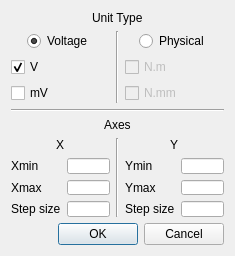
<?xml version="1.0" encoding="UTF-8"?>
<ui version="4.0">
 <class>DialTorPlot</class>
 <widget class="QDialog" name="DialTorPlot">
  <property name="geometry">
   <rect>
    <x>0</x>
    <y>0</y>
    <width>235</width>
    <height>256</height>
   </rect>
  </property>
  <property name="sizePolicy">
   <sizepolicy hsizetype="Fixed" vsizetype="Fixed">
    <horstretch>0</horstretch>
    <verstretch>0</verstretch>
   </sizepolicy>
  </property>
  <property name="minimumSize">
   <size>
    <width>235</width>
    <height>256</height>
   </size>
  </property>
  <property name="maximumSize">
   <size>
    <width>235</width>
    <height>256</height>
   </size>
  </property>
  <property name="windowTitle">
   <string>Torque Sensor</string>
  </property>
  <layout class="QGridLayout" name="gridLayout">
   <property name="sizeConstraint">
    <enum>QLayout::SetDefaultConstraint</enum>
   </property>
   <item row="0" column="0" colspan="5" alignment="Qt::AlignHCenter">
    <widget class="QLabel" name="label">
     <property name="sizePolicy">
      <sizepolicy hsizetype="Fixed" vsizetype="Fixed">
       <horstretch>0</horstretch>
       <verstretch>0</verstretch>
      </sizepolicy>
     </property>
     <property name="text">
      <string>Unit Type</string>
     </property>
    </widget>
   </item>
   <item row="9" column="0" colspan="5">
    <widget class="QDialogButtonBox" name="buttonBox">
     <property name="orientation">
      <enum>Qt::Horizontal</enum>
     </property>
     <property name="standardButtons">
      <set>QDialogButtonBox::Cancel|QDialogButtonBox::Ok</set>
     </property>
    </widget>
   </item>
   <item row="2" column="3" colspan="2">
    <widget class="QCheckBox" name="nmCheck">
     <property name="enabled">
      <bool>false</bool>
     </property>
     <property name="text">
      <string>N.m</string>
     </property>
     <attribute name="buttonGroup">
      <string notr="true">buttonGroup</string>
     </attribute>
    </widget>
   </item>
   <item row="3" column="0" colspan="2">
    <widget class="QCheckBox" name="mvCheck">
     <property name="text">
      <string>mV</string>
     </property>
     <attribute name="buttonGroup">
      <string notr="true">buttonGroup_3</string>
     </attribute>
    </widget>
   </item>
   <item row="4" column="0" colspan="5">
    <widget class="Line" name="line_3">
     <property name="orientation">
      <enum>Qt::Horizontal</enum>
     </property>
    </widget>
   </item>
   <item row="3" column="3" colspan="2">
    <widget class="QCheckBox" name="nmmCheck">
     <property name="enabled">
      <bool>false</bool>
     </property>
     <property name="text">
      <string>N.mm</string>
     </property>
     <attribute name="buttonGroup">
      <string notr="true">buttonGroup</string>
     </attribute>
    </widget>
   </item>
   <item row="7" column="2" rowspan="2">
    <widget class="Line" name="line">
     <property name="orientation">
      <enum>Qt::Vertical</enum>
     </property>
    </widget>
   </item>
   <item row="1" column="2" rowspan="3">
    <widget class="Line" name="line_2">
     <property name="orientation">
      <enum>Qt::Vertical</enum>
     </property>
    </widget>
   </item>
   <item row="2" column="0" colspan="2">
    <widget class="QCheckBox" name="vCheck">
     <property name="text">
      <string>V</string>
     </property>
     <property name="checked">
      <bool>true</bool>
     </property>
     <attribute name="buttonGroup">
      <string notr="true">buttonGroup_3</string>
     </attribute>
    </widget>
   </item>
   <item row="8" column="3" colspan="2">
    <layout class="QFormLayout" name="formLayout_3">
     <item row="0" column="0">
      <widget class="QLabel" name="yminLabel_2">
       <property name="text">
        <string>Ymin</string>
       </property>
      </widget>
     </item>
     <item row="0" column="1">
      <widget class="QLineEdit" name="yminLineEdit">
       <property name="enabled">
        <bool>true</bool>
       </property>
      </widget>
     </item>
     <item row="1" column="0">
      <widget class="QLabel" name="ymaxLabel_2">
       <property name="text">
        <string>Ymax</string>
       </property>
      </widget>
     </item>
     <item row="1" column="1">
      <widget class="QLineEdit" name="ymaxLineEdit">
       <property name="enabled">
        <bool>true</bool>
       </property>
      </widget>
     </item>
     <item row="2" column="0">
      <widget class="QLabel" name="stepSizeLabel_3">
       <property name="text">
        <string>Step size</string>
       </property>
      </widget>
     </item>
     <item row="2" column="1">
      <widget class="QLineEdit" name="stepSizeYLineEdit">
       <property name="enabled">
        <bool>true</bool>
       </property>
      </widget>
     </item>
    </layout>
   </item>
   <item row="8" column="0" colspan="2">
    <layout class="QFormLayout" name="formLayout_4">
     <item row="0" column="0">
      <widget class="QLabel" name="xminLabel_2">
       <property name="text">
        <string>Xmin</string>
       </property>
      </widget>
     </item>
     <item row="0" column="1">
      <widget class="QLineEdit" name="xminLineEdit"/>
     </item>
     <item row="1" column="0">
      <widget class="QLabel" name="xmaxLabel_2">
       <property name="text">
        <string>Xmax</string>
       </property>
      </widget>
     </item>
     <item row="1" column="1">
      <widget class="QLineEdit" name="xmaxLineEdit"/>
     </item>
     <item row="2" column="0">
      <widget class="QLabel" name="stepSizeLabel_4">
       <property name="text">
        <string>Step size</string>
       </property>
      </widget>
     </item>
     <item row="2" column="1">
      <widget class="QLineEdit" name="stepSizeXLineEdit"/>
     </item>
    </layout>
   </item>
   <item row="5" column="0" colspan="5" alignment="Qt::AlignHCenter">
    <widget class="QLabel" name="label_2">
     <property name="sizePolicy">
      <sizepolicy hsizetype="Fixed" vsizetype="Fixed">
       <horstretch>0</horstretch>
       <verstretch>0</verstretch>
      </sizepolicy>
     </property>
     <property name="text">
      <string>Axes</string>
     </property>
    </widget>
   </item>
   <item row="1" column="3" colspan="2" alignment="Qt::AlignHCenter">
    <widget class="QRadioButton" name="physButton">
     <property name="text">
      <string>Physical</string>
     </property>
     <attribute name="buttonGroup">
      <string notr="true">buttonGroup_2</string>
     </attribute>
    </widget>
   </item>
   <item row="1" column="0" colspan="2" alignment="Qt::AlignHCenter">
    <widget class="QRadioButton" name="vButton">
     <property name="text">
      <string>Voltage</string>
     </property>
     <property name="checked">
      <bool>true</bool>
     </property>
     <attribute name="buttonGroup">
      <string notr="true">buttonGroup_2</string>
     </attribute>
    </widget>
   </item>
   <item row="7" column="0" colspan="2" alignment="Qt::AlignHCenter">
    <widget class="QLabel" name="label_3">
     <property name="sizePolicy">
      <sizepolicy hsizetype="Preferred" vsizetype="Fixed">
       <horstretch>0</horstretch>
       <verstretch>0</verstretch>
      </sizepolicy>
     </property>
     <property name="text">
      <string>X</string>
     </property>
    </widget>
   </item>
   <item row="7" column="3" colspan="2" alignment="Qt::AlignHCenter">
    <widget class="QLabel" name="label_4">
     <property name="sizePolicy">
      <sizepolicy hsizetype="Preferred" vsizetype="Fixed">
       <horstretch>0</horstretch>
       <verstretch>0</verstretch>
      </sizepolicy>
     </property>
     <property name="text">
      <string>Y</string>
     </property>
    </widget>
   </item>
  </layout>
 </widget>
 <tabstops>
  <tabstop>vButton</tabstop>
  <tabstop>vCheck</tabstop>
  <tabstop>mvCheck</tabstop>
  <tabstop>physButton</tabstop>
  <tabstop>nmCheck</tabstop>
  <tabstop>nmmCheck</tabstop>
  <tabstop>xminLineEdit</tabstop>
  <tabstop>xmaxLineEdit</tabstop>
  <tabstop>stepSizeXLineEdit</tabstop>
  <tabstop>yminLineEdit</tabstop>
  <tabstop>ymaxLineEdit</tabstop>
  <tabstop>stepSizeYLineEdit</tabstop>
  <tabstop>buttonBox</tabstop>
 </tabstops>
 <resources/>
 <connections/>
 <buttongroups>
  <buttongroup name="buttonGroup_2"/>
  <buttongroup name="buttonGroup_3"/>
  <buttongroup name="buttonGroup"/>
 </buttongroups>
</ui>
